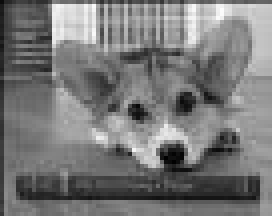
#> input picture Lab7/small-img.jpg, 68 x 54 px (shown 4 times larger)
$ jupyter execute --allow-errors Lab7.ipynb   (shell and % lines are left out)
#> lines starting #> are read from the running program, lines starting #| are printed output that depends on the picture
# Lab 7: Multirate Signal Processing and Signal Processing Applications
## Due Date: 12/4 @11:59pm

We will primarily focus on multirate signal processing - upsampling and downsampling - in this lab. We will wrap up the lab with a look at a signal processing application beyond the scope of ECE 310, but of interest in future signal processing courses.

## Multirate Signal Processing

In many signal processing applications, we would like to change the sampling rate of our digital system. This could mean either reducing or increasing our effective sampling rate. One possibility is to perform digital-to-analog (D/A) conversion, then resample our signal in the time domain to the desired rate. However, this process requires access to the desired resampling circuitry in addition to potential artifacts introduced by the D/A conversion and quantization effects when resampling the signal.

The preferred method is to perform rate conversion in the discrete sample domain. We may increase our sampling rate via a process known as upsampling or interpolation, while we may decrease our sampling rate using downsampling or decimation. In the following background sections, we will discuss the mathematical construction of upsampling and downsampling, and also discuss some practical considerations that must be made when working on multirate signal processing.

## Upsampling

Upsampling (or interpolation) by an integer factor of $U$ is accomplished by interpolating $U-1$ zeros after every entry in our original sequence. Let $x[n]$ be our original signal. Then our upsampled signal $y[n]$ will be as follows:

$$
y[n] = \begin{cases}
x\left[\frac{n}{U}\right],\quad n = \pm U, 2U, \ldots, kU\\
0, \quad \textrm{else}\\
\end{cases}
$$

$$
y[n] = \left[x[0]\quad\underbrace{0\quad 0\quad\ldots\quad0}_{U-1\textrm{ zeros}}\quad x[1]\quad\underbrace{0\quad 0\quad\ldots\quad0}_{U-1\textrm{ zeros}}\quad x[2]\quad\ldots\quad\right]
$$

The resulting DTFT for $y[n]$ may be derived as follows:

$$
Y_d(\omega) = \sum_{n=-\infty}^\infty y[n]e^{-j\omega n}
$$

$$
= \sum_{n=-\infty}^\infty x[n] e^{-j\omega nU}
$$

$$
Y_d(\omega) = X_d(U\omega).
$$

The second line above follows from the definition of $y[n]$ since the $n$'th value of $x[n]$ is actually the $Un$'th value of $y[n]$ and all other values of $y[n]$ are zero. Thus we see the resulting spectrum will be "compressed" along the frequency axis by a factor of $U$ while maintaining the same height. The issue here is that some of our adjacent $2\pi$ periodic copies of $X_d(\omega)$ will cross over into the central copy of $Y_d(\omega)$ after upsampling. This is readily apparent when we check that $Y_d(\pi) = X_d(\pi U)$, which must be greater than the $\pi$ limits of our central copy.

The simple solution is to place a low-pass filter after our upsampler to make sure we only extract the frequencies corresponding to the central copy of our original spectrum. We see that the bandwidth of this filter should be such that our cutoff frequency $\omega_c$ maps to $\pi$ in our original specturm $X_d(\omega)$. Thus, we would like $\omega_c = \frac{\pi}{U}$. Formally, our low-pass filter $A(\omega)$ will be given by

$$
A(\omega) = \begin{cases}
1, \quad |\omega| \leq \frac{\pi}{U}\\
0, \quad \frac{\pi}{U} < |\omega| \leq \pi\\
\end{cases}.
$$

This low-pass filter accomplishes the very important task of interpolating over the zeros we placed in between our original signal values. Think of the low-pass filter as "filling in the blanks" or inferring the newly interpolated information. In summary, upsampling by a factor $U$ involves interpolating $U-1$ zeros between each sample in our original signal and then low-pass filtering with a cutoff frequency of $\frac{\pi}{U}$ to prevent the inclusion of spurious frequencies presented by adjacent DTFT copies in the original signal.

## Downsampling

Downsampling (or decimation) by an integer factor $D$ is performed by only keeping every $D$'th sample in the original signal. Let $x[n]$ be our original signal. Our downsampled signal $y[n]$ is given by

$$
y[n] = x[Dn]
$$

$$
y[n] = \left[x[0]\quad x[D]\quad x[2D]\quad\ldots\quad\right]
$$

We will skip the derivation of $Y_d(\omega)$ since it is more involved than the derivation for the interpolation case. Refer to your ECE 310 textbook for the full details. The DTFT of our decimated signal $Y_d(\omega)$ is given by

$$
Y_d(\omega) = \frac{1}{D}\sum_{k=0}^{D-1}X_d\left(\frac{\omega - 2\pi k}{D}\right).
$$

Qualitatively, we see that the input spectrum will be scaled down by a factor of $\frac{1}{D}$ and the frequency axis is stretched by a factor of $D$. It is very important, however, to note that the above form assumes an appropriate anti-aliasing filter has been applied to the input signal prior to decimation. What should this filter look like? The anti-aliasing filter should remove all frequencies that would push into adjacent DTFT copies after decimation and cause aliasing. We know that the frequency axis will expand by a factor of $D$; thus, we know any frequencies beyond $\frac{\pi}{D}$ would stretch beyond $\pi$ and alias. Consequently, our anti-aliasing filter $H(\omega)$ should have the following form:

$$
H(\omega) = \begin{cases}
1, \quad |\omega| \leq \frac{\pi}{D}\\
0, \quad \frac{\pi}{D} < |\omega| \leq \pi\\
\end{cases}.
$$

We observe that if we have a multirate signal processing system that interpolates and decimates by the same factor, we will be able to use one filter for both upsampling and downsampling! The difference, of course, is that we filter before decimation and after interpolation. In summary, downsampling by a factor of $D$ requires us to first apply a low-pass anti-aliasing filter with cutoff frequency $\frac{\pi}{D}$ then discard (or decimate) every sample that is not located at a multiiple of $D$.

## Rate Conversion by $\frac{U}{D}$

One final topic we should mention is the concatenation of multiple rate conversion systems to achieve an arbitrary sampling rate. Suppose we would like to increase our sampling rate by a non-integer factor like $\frac{4}{3}$. How can you interpolate $\frac{1}{3}$ of a zero? You cannot! Instead, we may accomplish this new sampling rate by first upsampling by a factor of 4, then downsampling by a factor of 3. Furthermore, note that in this case the post-interpolation filter will have a cutoff frequency of $\frac{\pi}{4}$ and thus eliminate the need for our anti-aliasing filter before decimation since $\frac{\pi}{4}<\frac{\pi}{3}$! We may achieve any new sampling rate by the same procedure with appropriate anti-aliasing filters.

[cell 1]
#import libraries
import numpy as np
import matplotlib.pyplot as plt

from scipy import signal
from skimage.io import imread
from skimage.io import imsave

#Provided function with triangle magnitude spectrum
def toy_signal(w_c):
    N = 1000
    gain = 2*np.pi/w_c
    return gain * np.array([(np.sin(w_c/2*(n+1))/(np.pi*(n+1)))**2 if n+1 != 0 else (w_c/(2*np.pi))**2 for n in range(-N,N+1)])

# Exercise 1: Upsampling

We will begin by exploring and verifying the above theoretical discussion regarding upsampling.

a. Fill in the below function $\textrm{upsample}(U,x)$ to perform interpolation by a factor of $U$ on an input signal $x$. Verify your function correctly interpolates zeros by printing the provided test signal before and after upsampling for some integer $U$.

b. The provided function $\textrm{toy_signal}(\omega_c)$ creates a toy signal that has a triangular magnitude response with bandwidth $\omega_c$. More precisely, if our toy signal is given by $x$, the magnitude of the DTFT of this toy signal will be

$$
|X_d(\omega)| = \begin{cases}
-\left|\frac{\omega}{\omega_c}\right| + 1\,\quad |\omega| \leq \omega_c\\
0,\quad \omega_c \leq |\omega| \leq \pi\\
\end{cases}.
$$

Use the provided toy signal function to create a signal with bandwidth $\frac{\pi}{2}$ ($\omega_c = \frac{\pi}{2}$). Upsample this toy signal by a factor of $U=3$. Plot the magnitude of the FFT of the original and upsampled toy signals on separate subplots using $\textrm{np.fft.fft()}$. Hint: use $\textrm{np.fft.fftshift()}$ to zero-center the frequency spectrum and $\textrm{np.linspace()}$ to create your frequencies from $-\pi$ to $\pi$ for plotting.

c. Fill in the below function $\textrm{lowpass}(C)$ to create an appropriate low-pass filter that should follow interpolation by a factor of $C$. You may use $\textrm{signal.remez()}$ like in Lab 6 for Parks-McClellan filter design of a length 50 filter. You may also assume a transition bandwidth of $\frac{\pi}{10}$ (0.1 in normalized frequency). Apply your low-pass filter to your upsampled toy signal from part 1.(b). Plot the magnitude of the FFT of the filtered signal to verify the spurious DTFT copies have been removed by your filter. $\textbf{Note that this filtering function will also work as an anti-aliasing filter for decimation by a factor of } D$.

[cell 2]
# Fill in this function for part 1.a:
def upsample(U, x):
#> called with U = 3, x = array of shape (6,)
    upsampled = []
    for i in range(len(x)):
        upsampled.append(x[i])
        for j in range(U-1):
            upsampled.append(0)
    return upsampled

# Fill in this function for part 1.c:
def lowpass(C):
    lpf_bands = [0, 1/C - 0.05, 1/C + 0.05, 1]
    lpf_desired = [1, 0]
    lpf = signal.remez(50, lpf_bands, lpf_desired, fs=2)
    return lpf

# Test code for part 1.a:
test_signal = np.array([1, 2, 3, 4, 5, 6])
print('test code 1.a:')
print(test_signal)
print(upsample(3,test_signal))

# Code for part 1.b:
tsignal = toy_signal(np.pi/2)
up_tsignal = upsample(3, tsignal)

tsignal_fft = np.fft.fftshift(np.fft.fft(tsignal))
w1 = np.linspace(-np.pi, np.pi, len(tsignal_fft))

up_tsignal_fft = np.fft.fftshift(np.fft.fft(up_tsignal))
w2 = np.linspace(-np.pi, np.pi, len(up_tsignal_fft))

plt.subplot(121)
plt.plot(w1, np.abs(tsignal_fft))

plt.subplot(122)
plt.plot(w2, np.abs(up_tsignal_fft))

# Code for part 1.c:
lpf = lowpass(3)
lp_tsignal = signal.lfilter(lowpass(3),[1,0],up_tsignal)
lp_tsignal_fft = np.fft.fftshift(np.fft.fft(lp_tsignal))
w_filter = np.linspace(-np.pi,np.pi,len(lp_tsignal_fft))
plt.figure()
plt.plot(w_filter, abs(lp_tsignal_fft))
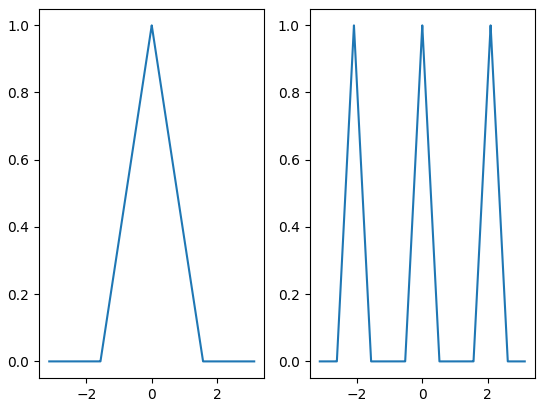
#> figure drawn by matplotlib, 2 panels; panel 1: curve peaks at x = 0, y = 1; panel 2: curve peaks at x = 0, y = 1
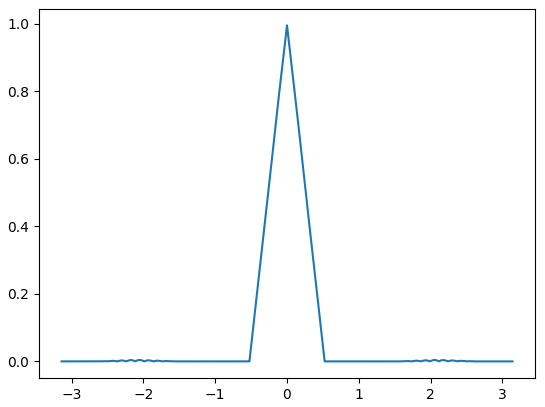
#> figure drawn by matplotlib, 1 panel; curve peaks at x = 0, y = 0.995

# Exercise 2: Downsampling

Now we will turn our attention to downsampling.

a. Fill in the below function $\textrm{downsample}(D, x)$ to perform decimation by a factor of $D$ on an input signal $x$. Verify your function correctly decimates by printing the provided test signal before and after downsampling for some integer $D$.

b. Use the provided toy signal function to create a signal with bandwidth $\frac{\pi}{2}$. Downsample this toy signal by a factor of $D=2$. Plot the magnitude of the FFT of the original and downsampled toy signals on separate subplots using $\textrm{np.fft.fft()}$ (do not forget to use $\textrm{np.fft.fftshift()}$ to center you FFT!). Do not worry about anti-aliasing filtering for now.

c. Use the provided toy signal function to create a signal with bandwidth $\frac{\pi}{2}$. Downsample this toy signal by a factor of $D=3$. Plot the magnitude of the FFT of the original and downsampled toy signals on separate subplots using $\textrm{np.fft.fft()}$. Do not worry about anti-aliasing filtering. Explain what is happening in the magnitude of the decimated signal's FFT. **Note: pay attention to the y-axis scaling when comparing parts (b) and (c), i.e. consider using plt.ylim() to set the y-axis ranges.**

d. Finally, let's use our upsampling, downsampling, and filtering functions to perform sampling rate conversion by a factor of $\frac{3}{5}$. This may be accomplished with two different schemes: downsampling followed by upsampling or upsampling followed by downsampling. These two schemes are not necessarily equivalent for a given input signal! Perform sampling rate conversion by a factor of $\frac{3}{5}$ using both schemes on a toy signal with bandwidth $\frac{\pi}{2}$. Plot the magnitude of the FFT for the final system output for each scheme. What are the differences between the two outputs? Which scheme do you think works best? Why? Note: remember to apply appropriate anti-aliasing and post-interpolation filters before and after downsampling and upsampling, respectively!

[cell 3]
# Fill in this function for part 2.a:
def downsample(D, x):
#> called with D = 2, x = array of shape (6,)
    i = 0
    downsampled = []
    while i < len(x):
        downsampled.append(x[i])
        i += D
    return downsampled

# Test code for part 2.a:
test_signal = np.array([1, 2, 3, 4, 5, 6])
print('test code 2.a:')
print(test_signal)
print(downsample(2,test_signal))


# Code for part 2.b:
tsignal = toy_signal(np.pi/2)
down_tsignal = downsample(2, tsignal)

tsignal_fft = np.fft.fftshift(np.fft.fft(tsignal))
w1 = np.linspace(-np.pi, np.pi, len(tsignal_fft))

down_tsignal_fft = np.fft.fftshift(np.fft.fft(down_tsignal))
w2 = np.linspace(-np.pi, np.pi, len(down_tsignal_fft))

plt.subplot(121)
plt.plot(w1, np.abs(tsignal_fft))

plt.subplot(122)
plt.plot(w2, np.abs(down_tsignal_fft))

# Code for part 2.c:
down_tsignal2 = downsample(3, tsignal)

down_tsignal_fft2 = np.fft.fftshift(np.fft.fft(down_tsignal2))
w3 = np.linspace(-np.pi, np.pi, len(down_tsignal_fft2))

plt.figure()

plt.subplot(121)
plt.plot(w1, np.abs(tsignal_fft))

plt.subplot(122)
plt.plot(w3, np.abs(down_tsignal_fft2))

# Code for part 2.d:
#2.d.1: up -> down:
#we already get the upsampling signal after interpolation "lp_tsignal"

#"lp_tsignal goes through anti-aliasing filter":
lp_lp_tsignal = signal.lfilter(lowpass(5),[1,0],lp_tsignal)
#down sampling "lp_lp_tsignal"
down_lp_lp_tsignal = downsample(5,lp_lp_tsignal)
#take fft and plot
down_lp_lp_tsignal_fft = np.fft.fftshift(np.fft.fft(down_lp_lp_tsignal))
w_filter1 = np.linspace(-np.pi,np.pi,len(down_lp_lp_tsignal_fft))
plt.figure()
plt.subplot(121)
plt.plot(w_filter1, np.abs(down_lp_lp_tsignal_fft))

#2.d.2: down -> up:
#"tsignal goes through anti-aliasing filter"
lp_tsignal2 = signal.lfilter(lowpass(5),[1,0],tsignal)
#down sampling "lp_tsignal2"
down_lp_tsignal = downsample(5,lp_tsignal2)
#upsampling "down_lp_tsignal2"
up_down_lp_tsignal = upsample(3, down_lp_tsignal)
#up_down_lp_tsignal2 goes through interpolation
lp_up_down_lp_tsignal = signal.lfilter(lowpass(3),[1,0],up_down_lp_tsignal)
#take fft and plot
lp_up_down_lp_tsignal_fft = np.fft.fftshift(np.fft.fft(lp_up_down_lp_tsignal))
w_filter2 = np.linspace(-np.pi,np.pi,len(lp_up_down_lp_tsignal_fft))
plt.figure()
plt.subplot(122)
plt.plot(w_filter2, np.abs(lp_up_down_lp_tsignal_fft))
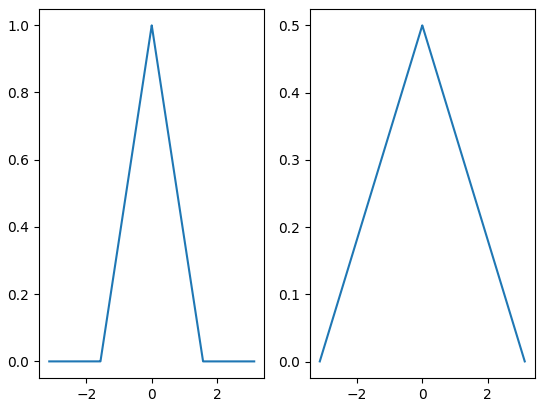
#> figure drawn by matplotlib, 2 panels; panel 1: curve peaks at x = 0, y = 1; panel 2: curve peaks at x = 0, y = 0.5
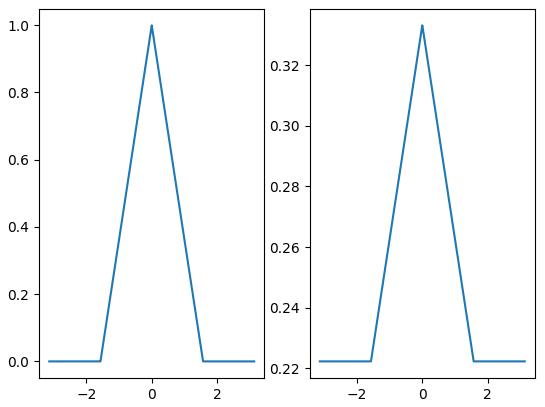
#> figure drawn by matplotlib, 2 panels; panel 1: curve peaks at x = 0, y = 1; panel 2: curve peaks at x = 0, y = 0.333
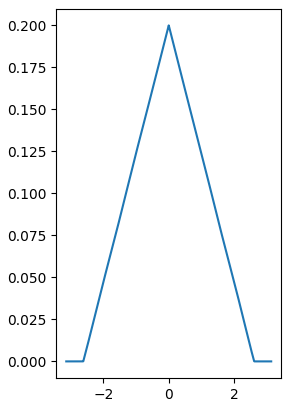
#> figure drawn by matplotlib, 1 panel; curve peaks at x = -4.44e-16, y = 0.2
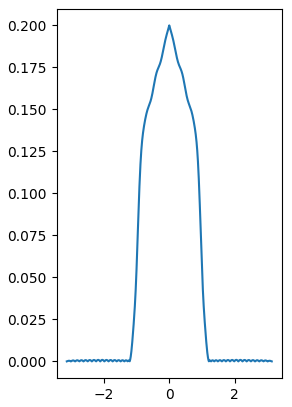
#> figure drawn by matplotlib, 1 panel; curve peaks at x = 4.44e-16, y = 0.2

## Comments here

Part 2(c):

the magnitude of the decimated signal's FFT is 1/3 of the original signal's FFT.

Part 2(d):

their ranges in x-axis are different, first down sampling, then up sampling is better, because it can keep the shape of the original signal.

## Image Resizing

One common application of multirate signal processing is image resizing. Have you ever considered what happens when you stretch or shrink an image while placing images in a document? This operation extends our previous discussion of decimation and interpolation to two dimensions. For this lab, we will focus on increasing the size of a small image.

To upsample an image, we interpolate zeros like we would for a 1D signal, except we now do this is along both the rows and columns. In this exercise, we assume we will upsample by the same factor for both rows and columns (maintain aspect ratio) though it is not difficult to extend these concepts to unique scaling for rows and columns. Consider the following example where $x$ is our original image and $y$ is the result of upsampling by a factor of two along the rows and columns:

$$
x = \begin{bmatrix}
1 & 9 & 5\\
5 & 3 & 5\\
7 & 9 & 1\\
\end{bmatrix}\quad
y = \begin{bmatrix}
1 & 0 & 9 & 0 & 5 & 0\\
0 & 0 & 0 & 0 & 0 & 0\\
5 & 0 & 3 & 0 & 5 & 0\\
0 & 0 & 0 & 0 & 0 & 0\\
7 & 0 & 9 & 0 & 1 & 0\\
0 & 0 & 0 & 0 & 0 & 0\\
\end{bmatrix}
$$

### Nearest Neighbor Interpolation
After upsampling our image, we must consider how we can fill in these new blank values. We will consider two options in this lab: nearest neighbor and bilinear intperpolation. Nearest neighbor interpolation works based on the simple assumption that the nearest original pixel is the best guess for the interpolated pixel. The assignment rule is as follows

$$
y(i,j) = x\left(\left\lfloor \frac{i}{U} \right\rfloor,\left\lfloor \frac{j}{U} \right\rfloor\right),
$$

$$
\textrm{1D Example:}\quad \begin{bmatrix}
1 & 0 & 0 & 10 & 0 & 0 & 4 & 0 & 0\\
\end{bmatrix} \rightarrow \textrm{nearest neighbor interpolation}\rightarrow
\begin{bmatrix}
1 & 1 & 1 & 10 & 10 & 10 & 4 & 4 & 4\\
\end{bmatrix}
$$

where $U$ is our upsampling factor and $\lfloor\cdot\rfloor$ is the floor operator. If we apply nearest neighbor interpolation to our upsampled image $y$, we have the following interpolated image $z_{nn}$:

$$
z_{nn} = \begin{bmatrix}
1 & 1 & 9 & 9 & 5 & 5\\
1 & 1 & 9 & 9 & 5 & 5\\
5 & 5 & 3 & 3 & 5 & 5\\
5 & 5 & 3 & 3 & 5 & 5\\
7 & 7 & 9 & 9 & 1 & 1\\
7 & 7 & 9 & 9 & 1 & 1\\
\end{bmatrix}.
$$

### Bilinear Interpolation
Bilinear interpolation is a little more complicated. Let's first consider linear interpolation in one dimension. Linear interpolation makes the assumption that adjacent original values may be connected with a straight line. The interpolated values will be assigned according to the value of the line at that interpolation location. We have actually already had experience with linear interpolation. When we plot lines in Python using Matplotlib, the points are connected using linear interpolation! Let's consider a toy 1D example of linear interpolation on a signal $a$:

$$
a = \begin{bmatrix}
1 & 0 & 0 & 10 & 0 & 0 & 4 & 0 & 0\\
\end{bmatrix} \rightarrow \textrm{linear interpolation}\rightarrow
\begin{bmatrix}
1 & 4 & 7 & 10 & 8 & 6 & 4 & \frac{4}{3} & \frac{2}{3}\\
\end{bmatrix}
$$

Mathematically, if we would like to interpolate between indices $i$ and $j$ in our toy signal $a$ at index $k$ such that $i < k < j$, we will assign the value at $k$ as follows (assuming upsampling by $U$):

$$
\large{a[k] = \underbrace{(k-i)}_{\Delta x} \cdot \underbrace{\frac{a[j] - a[i]}{U}}_{\frac{\Delta y}{\Delta x}\textrm{ or slope}} + \underbrace{a[i]}_{\textrm{offset/intercept}}}.
$$

This equation should remind you of an equation of a line where we have a slope, intercept, and an independent variable in the distance from the first index $i$. Now if we would like to expand linear interpolation to become bilinear interpolation, we may simply perform linear interpolation at each row and at each column: the order does not matter! The below figure demonstrates bilinear interpolation via rows-then-colums and columns-then-rows to verify they produce the same result. $\textbf{Note that we will assume any values outside the image are zero!}$

$$
y = \begin{bmatrix}
1 & 0 & 9 & 0 & 5 & 0\\
0 & 0 & 0 & 0 & 0 & 0\\
5 & 0 & 3 & 0 & 5 & 0\\
0 & 0 & 0 & 0 & 0 & 0\\
7 & 0 & 9 & 0 & 1 & 0\\
0 & 0 & 0 & 0 & 0 & 0\\
\end{bmatrix} \rightarrow\textrm{rows}\rightarrow
\begin{bmatrix}
1 & 5 & 9 & 7 & 5 & 2.5\\
0 & 0 & 0 & 0 & 0 & 0\\
5 & 4 & 3 & 4 & 5 & 2.5\\
0 & 0 & 0 & 0 & 0 & 0\\
7 & 8 & 9 & 5 & 1 & 0.5\\
0 & 0 & 0 & 0 & 0 & 0\\
\end{bmatrix} \rightarrow\textrm{columns}\rightarrow
\begin{bmatrix}
1 & 5 & 9 & 7 & 5 & 2.5\\
3 & 4.5 & 6 & 5.5 & 5 & 2.5\\
5 & 4 & 3 & 4 & 5 & 2.5\\
6 & 6 & 6 & 4.5 & 3 & 1.5\\
7 & 8 & 9 & 5 & 1 & 0.5\\
3.5 & 4 & 4.5 & 2.5 & 0.5 & 0.25\\
\end{bmatrix}
$$

$$
y = \begin{bmatrix}
1 & 0 & 9 & 0 & 5 & 0\\
0 & 0 & 0 & 0 & 0 & 0\\
5 & 0 & 3 & 0 & 5 & 0\\
0 & 0 & 0 & 0 & 0 & 0\\
7 & 0 & 9 & 0 & 1 & 0\\
0 & 0 & 0 & 0 & 0 & 0\\
\end{bmatrix} \rightarrow\textrm{columns}\rightarrow
\begin{bmatrix}
1 & 0 & 9 & 0 & 5 & 0\\
3 & 0 & 6 & 0 & 5 & 0\\
5 & 0 & 3 & 0 & 5 & 0\\
6 & 0 & 6 & 0 & 3 & 0\\
7 & 0 & 9 & 0 & 1 & 0\\
3.5 & 0 & 4.5 & 0 & 0.5 & 0\\
\end{bmatrix}\rightarrow\textrm{rows}\rightarrow
\begin{bmatrix}
1 & 5 & 9 & 7 & 5 & 2.5\\
3 & 4.5 & 6 & 5.5 & 5 & 2.5\\
5 & 4 & 3 & 4 & 5 & 2.5\\
6 & 6 & 6 & 4.5 & 3 & 1.5\\
7 & 8 & 9 & 5 & 1 & 0.5\\
3.5 & 4 & 4.5 & 2.5 & 0.5 & 0.25\\
\end{bmatrix}
$$

# Exercise 3: Image Resizing

We have provided a small test image named ``small-img.jpg`` (shown below) that we would like to upsample.

a. Fill in the $\textrm{upsample_image}$ function below which will interpolate zeros to perform 2D upsampling. We will assume that we are upsampling our image by the same factor $U$ in both dimensions. You may re-use your $\textrm{upsample()}$ function from Exercise 1 or write new upsampling code here. Apply your upsampling code to the small image with $U=8$ and plot the result.

b. Fill in the $\textrm{nn()}$ function below, which performs nearest neighbor interpolation on an upsampled 1D-signal. Print the provided test signal and the result of applying your nearest neighbor interpolation function on the test signal. Hint: one possible solution is to convolve with a length $U$ filter. Consider what this filter may look like to perform nearest neighbor interpolation. Think about a zero-order hold!

c. Fill in the $\textrm{linear()}$ function below, which performs linear interpolation on an upsampled 1D-signal. Print the provided test signal and the result of applying your linear interpolation function on the test signal. Hint: one possible solution is to convolve with a length $2U-1$ filter. Consider what this filter may look like to perform linear interpolation. Think about a first-order hold!

d. Apply your nearest neighbor and linear interpolation functions to the your upsampled image. Note that you may simply apply each function along the rows and columns separately to perform 2D nearest neighbor inteprolation and bilinear interpolation. Plot the two resulting images and comment on the differences. We recommend you make two copies of the upsampled image to separate your nearest neighbor and bilinear inteprolation computation/results.

[cell 4]
# Fill in this function for part 3.a:
def upsample_image(U, img):
    n_rows, n_cols = img.shape
    up_img = np.zeros((n_rows*U, n_cols*U))
    up_img[::U, ::U] = img
    return up_img

# Fill in this function for part 3.b
# Assume x has already been upsampled
def nn(U, x):
    y = np.ones(U)
    y = np.convolve(x, y)
    return y[:len(x)]


# Fill in this function for part 3.c:
# Assume x has already been upsampled
def linear(U, x):
    y = [(1 - abs(t - U)/U) for t in range(2*U + 1)]
    y = np.convolve(x, y)
    return y[U : U+len(x)]

# Code for part 3.a:
small_img = imread('small-img.jpg')
#> small_img is the input picture: shape (54, 68); min 0, max 252, mean 120.1
up_small_img = upsample_image(8, small_img)
#> (the rest of the program and of its run is left out)
